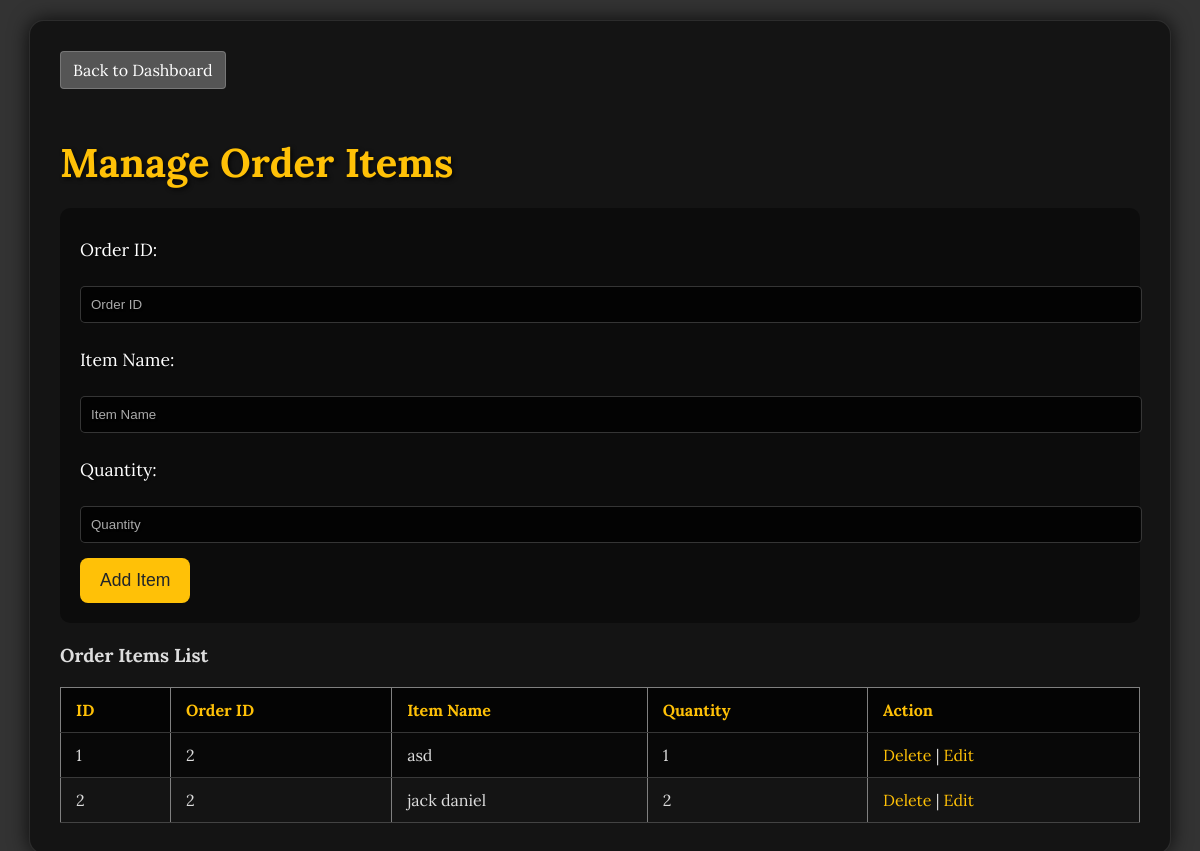
Page /order_items/order_items.php on the committed database.
### tables this page shows
CREATE TABLE `order_items` (
  `id` int(11) NOT NULL,
  `order_id` int(11) DEFAULT NULL,
  `item_name` varchar(100) DEFAULT NULL,
  `quantity` int(11) DEFAULT NULL
);

### order_items/order_items.php (the view, shortened to what this page needs)
<?php
include "../config/db.php";
function getOrderItems() {
    global $conn;
    $sql = "SELECT * FROM order_items";
    return mysqli_query($conn, $sql);
}
?>
<!DOCTYPE html>
<html>
<head>
    <link rel="stylesheet" type="text/css" href="../asset/css/style.css">
</head>
<body>
    <div class="container">
        <a href="../dashboard.php" class="back-button">Back to Dashboard</a>
        <h2>Manage Order Items</h2>
        <form method="POST">
            <label for="order_id">Order ID:</label><br>
            <input type="number" id="order_id" name="order_id" placeholder="Order ID" required><br>
            <label for="item_name">Item Name:</label><br>
            <input type="text" id="item_name" name="item_name" placeholder="Item Name" required><br>
            <label for="quantity">Quantity:</label><br>
            <input type="number" id="quantity" name="quantity" placeholder="Quantity" required><br>
            <button type="submit" name="add_order_item">Add Item</button>
        </form>
        <h3>Order Items List</h3>
        <table border="1">
            <thead>
                <tr>
                    <th>ID</th>
                    <th>Order ID</th>
                    <th>Item Name</th>
                    <th>Quantity</th>
                    <th>Action</th>
                </tr>
            </thead>
            <tbody>
                <?php
                $result = getOrderItems();
                if ($result) {
                    while ($row = mysqli_fetch_assoc($result)) {
                        echo "<tr>
                            <td>" . htmlspecialchars($row['id']) . "</td>
                            <td>" . htmlspecialchars($row['order_id']) . "</td>
                            <td>" . htmlspecialchars($row['item_name']) . "</td>
                            <td>" . htmlspecialchars($row['quantity']) . "</td>
                            <td>
                                <a href='?delete_order_item=" . (int)$row['id'] . "'>Delete</a> |
                                <a href='?edit_order_item=" . (int)$row['id'] . "'>Edit</a>
                            </td>
                        </tr>";
                    }
                } else {
                    echo "<tr><td colspan='5'>Error fetching data: " . mysqli_error($conn) . "</td></tr>";
                }
                ?>
            </tbody>
        </table>
    </div>
</body>
</html>

### asset/css/style.css (style rules this page uses)
body { font-family: 'Lora', serif; background-color: #333; color: #ddd; margin: 0; padding: 0; background-image: url("../asset/img/dark-wood-texture.jpg"); background-size: cover; background-blend-mode: multiply; }
.container { width: 90%; margin: 20px auto; background-color: rgba(0, 0, 0, 0.6); padding: 30px; border-radius: 15px; box-shadow: 0 0 20px rgba(0, 0, 0, 0.8); border: 1px solid rgba(255, 255, 255, 0.1); }
h2 { font-size: 2.5em; color: #ffc107; text-shadow: 2px 2px 4px rgba(0, 0, 0, 0.7); margin-bottom: 20px; }
.back-button { display: inline-block; margin-bottom: 20px; padding: 10px 15px; background-color: rgba(0, 0, 0, 0.8); color: #eee; text-decoration: none; border-radius: 8px; border: 1px solid rgba(255, 255, 255, 0.2); transition: background-color 0.3s ease, color 0.3s ease; }
form { background-color: rgba(0, 0, 0, 0.4); padding: 20px; border-radius: 10px; margin-bottom: 20px; }
label { display: block; margin-top: 10px; color: #fff; font-size: 1.1em; text-shadow: 1px 1px 2px rgba(0, 0, 0, 0.5); }
input[type="text"], input[type="number"], input[type="datetime-local"] { width: 100%; padding: 10px; margin-top: 5px; margin-bottom: 15px; border: 1px solid rgba(255, 255, 255, 0.2); border-radius: 5px; background-color: rgba(0, 0, 0, 0.7); color: #ddd; text-shadow: 1px 1px 2px rgba(0, 0, 0, 0.5); }
input[type="text"]::placeholder, input[type="number"]::placeholder, input[type="datetime-local"]::placeholder { color: #aaa; }
button[type="submit"] { background-color: #ffc107; color: #212529; padding: 12px 20px; border: none; border-radius: 8px; cursor: pointer; font-size: 1.1em; transition: background-color 0.3s ease, color 0.3s ease; }
table { width: 100%; border-collapse: collapse; margin-top: 20px; }
th, td { padding: 12px 15px; text-align: left; border-bottom: 1px solid rgba(255, 255, 255, 0.2); color: #ddd; }
th { background-color: rgba(0, 0, 0, 0.8); color: #ffc107; }
tbody tr:nth-child(odd) { background-color: rgba(0, 0, 0, 0.6); }
tbody a { color: #ffc107; text-decoration: none; }

### order_items/order_items.php (style rules this page uses)
.back-button { display: inline-block; margin-bottom: 15px; padding: 8px 12px; background-color: #555; color: white; text-decoration: none; border-radius: 4px; }

### rows in the picture
order_items: id "1", order "2", item_name "asd", quantity "1"
order_items: id "2", order "2", item_name "jack daniel", quantity "2"
